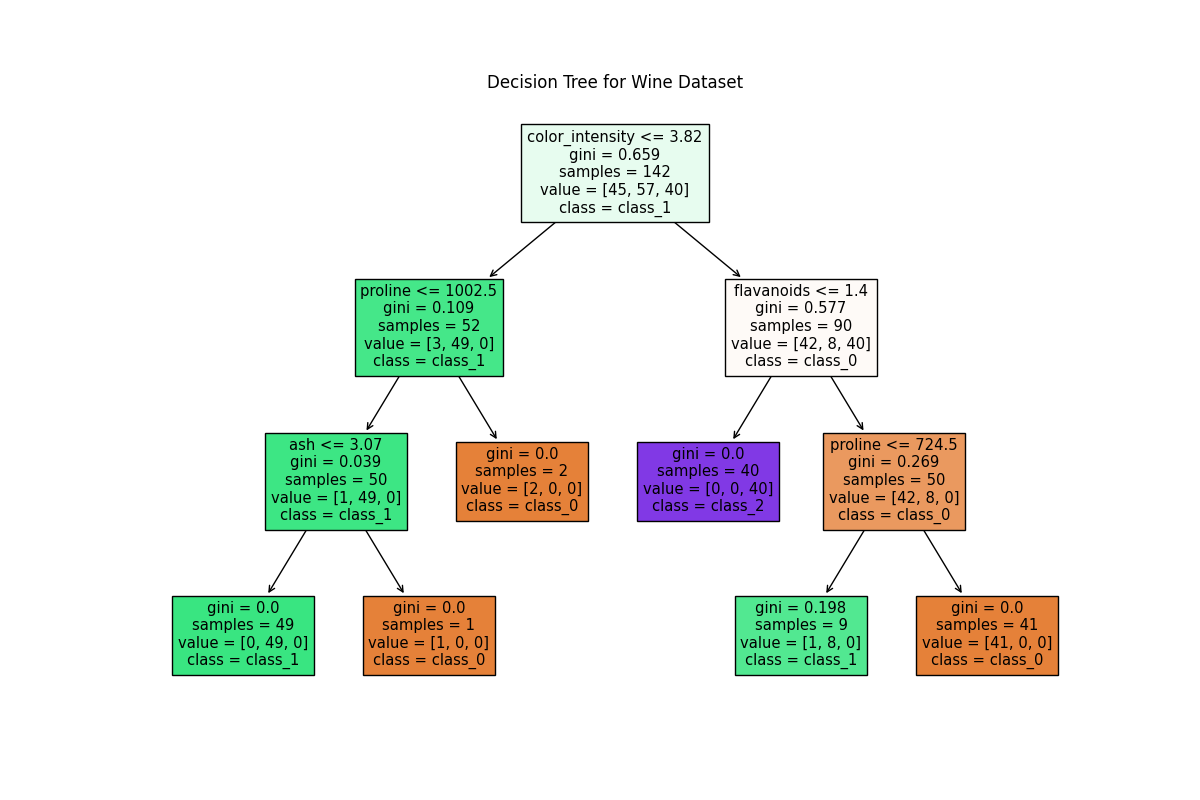

The Python source for this figure:
from sklearn import tree
import matplotlib.pyplot as plt
import numpy as np
from sklearn.datasets import load_wine
from sklearn.metrics import (accuracy_score, classification_report,
                             confusion_matrix)
from sklearn.model_selection import train_test_split
from sklearn.tree import DecisionTreeClassifier

# Load the Wine dataset
wine = load_wine()
X = wine.data
y = wine.target

# Split the dataset into training and testing sets
X_train, X_test, y_train, y_test = train_test_split(
    X, y, test_size=0.2, random_state=42)

# Create and fit the Decision Tree model
model = DecisionTreeClassifier(max_depth=3, random_state=42)
model.fit(X_train, y_train)

# Predict the test set
y_pred = model.predict(X_test)

# Evaluate the model
accuracy = accuracy_score(y_test, y_pred)
conf_matrix = confusion_matrix(y_test, y_pred)
class_report = classification_report(y_test, y_pred)

print(f"Accuracy: {accuracy:.2f}")
print("Confusion Matrix:\n", conf_matrix)
print("Classification Report:\n", class_report)

# Visualize the Decision Tree
plt.figure(figsize=(12, 8))

tree.plot_tree(model, feature_names=wine.feature_names,
               class_names=wine.target_names, filled=True)
plt.title('Decision Tree for Wine Dataset')
plt.savefig('lab5_answer.png')
